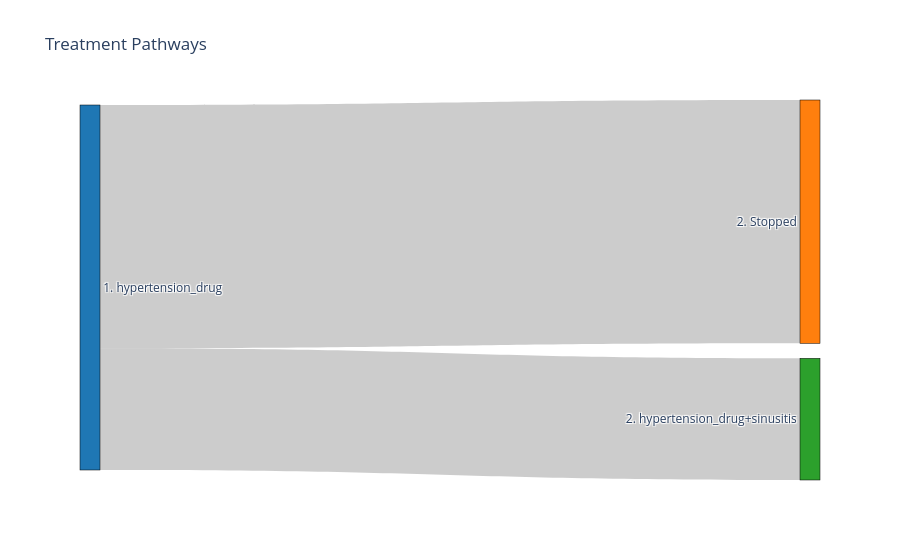

Source (notebook cell):
### Code cell
# Compare Sankey diagrams side by side
print("Sankey with combination_window=0:")
plot_sankey(summary_no_combo)

### Figure 1 — Plotly figure (JSON) as saved in the notebook; plotly's stock layout.template omitted (floating-point values rounded to 4 significant figures)
{"data": [{"link": {"source": [0, 0], "target": [1, 2], "value": [4, 2]}, "node": {"color": ["#1f77b4", "#ff7f0e", "#2ca02c"], "label": ["1. hypertension_drug", "2. Stopped", "2. hypertension_drug+sinusitis"], "line": {"color": "black", "width": 0.5}, "pad": 15, "thickness": 20}, "type": "sankey"}], "layout": {"font": {"size": 12}, "title": {"text": "Treatment Pathways"}}}
